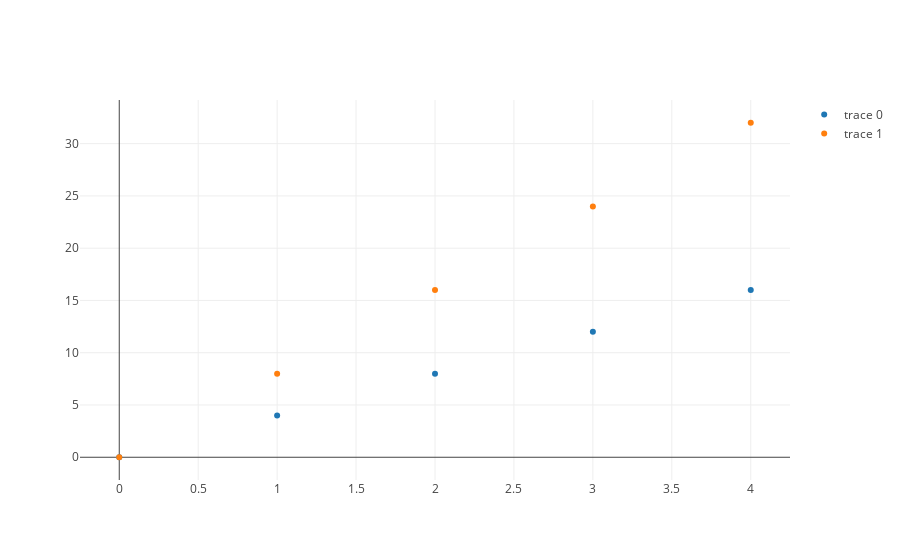

The code cell stored with this chart in its notebook:
### Markdown cell above
Plotly connects each of our datapoints with a line by default.  However, if we want to just show the markers, we specify this in our trace dictionary with setting a key of `'mode'` equal to the value `'markers'`.

### Code cell
first_trace =  {'x': [0, 1, 2, 3, 4], 'y': [0, 4, 8, 12, 16], 'mode': 'markers'}
second_trace =  {'x': [0, 1, 2, 3, 4], 'y': [0, 8, 16, 24, 32], 'mode': 'markers'}
iplot([
   first_trace, second_trace
])

### Figure 1 — Plotly figure (JSON) as saved in the notebook; plotly's stock layout.template omitted (floating-point values rounded to 4 significant figures)
{"data": [{"mode": "markers", "type": "scatter", "uid": "87633fde-9205-40ff-afac-3c3be3c31ae3", "x": [0, 1, 2, 3, 4], "y": [0, 4, 8, 12, 16]}, {"mode": "markers", "type": "scatter", "uid": "9c3e8ab7-0980-4771-ac1a-cf318b71c2e6", "x": [0, 1, 2, 3, 4], "y": [0, 8, 16, 24, 32]}], "layout": {"autosize": true, "xaxis": {"autorange": true, "range": [-0.2545, 4.255], "type": "linear"}, "yaxis": {"autorange": true, "range": [-2.344, 34.34], "type": "linear"}}}
